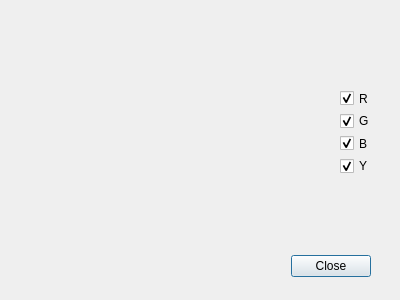
<?xml version="1.0" encoding="UTF-8"?>
<ui version="4.0">
 <class>HistgramView</class>
 <widget class="QDialog" name="HistgramView">
  <property name="geometry">
   <rect>
    <x>0</x>
    <y>0</y>
    <width>400</width>
    <height>300</height>
   </rect>
  </property>
  <property name="windowTitle">
   <string>Dialog</string>
  </property>
  <widget class="QDialogButtonBox" name="buttonBox">
   <property name="geometry">
    <rect>
     <x>30</x>
     <y>250</y>
     <width>341</width>
     <height>32</height>
    </rect>
   </property>
   <property name="orientation">
    <enum>Qt::Horizontal</enum>
   </property>
   <property name="standardButtons">
    <set>QDialogButtonBox::Close</set>
   </property>
  </widget>
  <widget class="QWidget" name="layoutWidget">
   <property name="geometry">
    <rect>
     <x>340</x>
     <y>90</y>
     <width>31</width>
     <height>84</height>
    </rect>
   </property>
   <layout class="QVBoxLayout" name="verticalLayout">
    <item>
     <widget class="QCheckBox" name="r_enable">
      <property name="text">
       <string>R</string>
      </property>
      <property name="checked">
       <bool>true</bool>
      </property>
     </widget>
    </item>
    <item>
     <widget class="QCheckBox" name="g_enable">
      <property name="text">
       <string>G</string>
      </property>
      <property name="checked">
       <bool>true</bool>
      </property>
     </widget>
    </item>
    <item>
     <widget class="QCheckBox" name="b_enable">
      <property name="text">
       <string>B</string>
      </property>
      <property name="checked">
       <bool>true</bool>
      </property>
     </widget>
    </item>
    <item>
     <widget class="QCheckBox" name="y_enable">
      <property name="text">
       <string>Y</string>
      </property>
      <property name="checked">
       <bool>true</bool>
      </property>
     </widget>
    </item>
   </layout>
  </widget>
  <widget class="QCustomPlot" name="widget" native="true">
   <property name="geometry">
    <rect>
     <x>20</x>
     <y>20</y>
     <width>301</width>
     <height>221</height>
    </rect>
   </property>
  </widget>
 </widget>
 <customwidgets>
  <customwidget>
   <class>QCustomPlot</class>
   <extends>QWidget</extends>
   <header location="global">qcustomplot.h</header>
   <container>1</container>
  </customwidget>
 </customwidgets>
 <resources/>
 <connections>
  <connection>
   <sender>buttonBox</sender>
   <signal>accepted()</signal>
   <receiver>HistgramView</receiver>
   <slot>accept()</slot>
   <hints>
    <hint type="sourcelabel">
     <x>248</x>
     <y>254</y>
    </hint>
    <hint type="destinationlabel">
     <x>157</x>
     <y>274</y>
    </hint>
   </hints>
  </connection>
  <connection>
   <sender>buttonBox</sender>
   <signal>rejected()</signal>
   <receiver>HistgramView</receiver>
   <slot>reject()</slot>
   <hints>
    <hint type="sourcelabel">
     <x>316</x>
     <y>260</y>
    </hint>
    <hint type="destinationlabel">
     <x>286</x>
     <y>274</y>
    </hint>
   </hints>
  </connection>
 </connections>
</ui>
